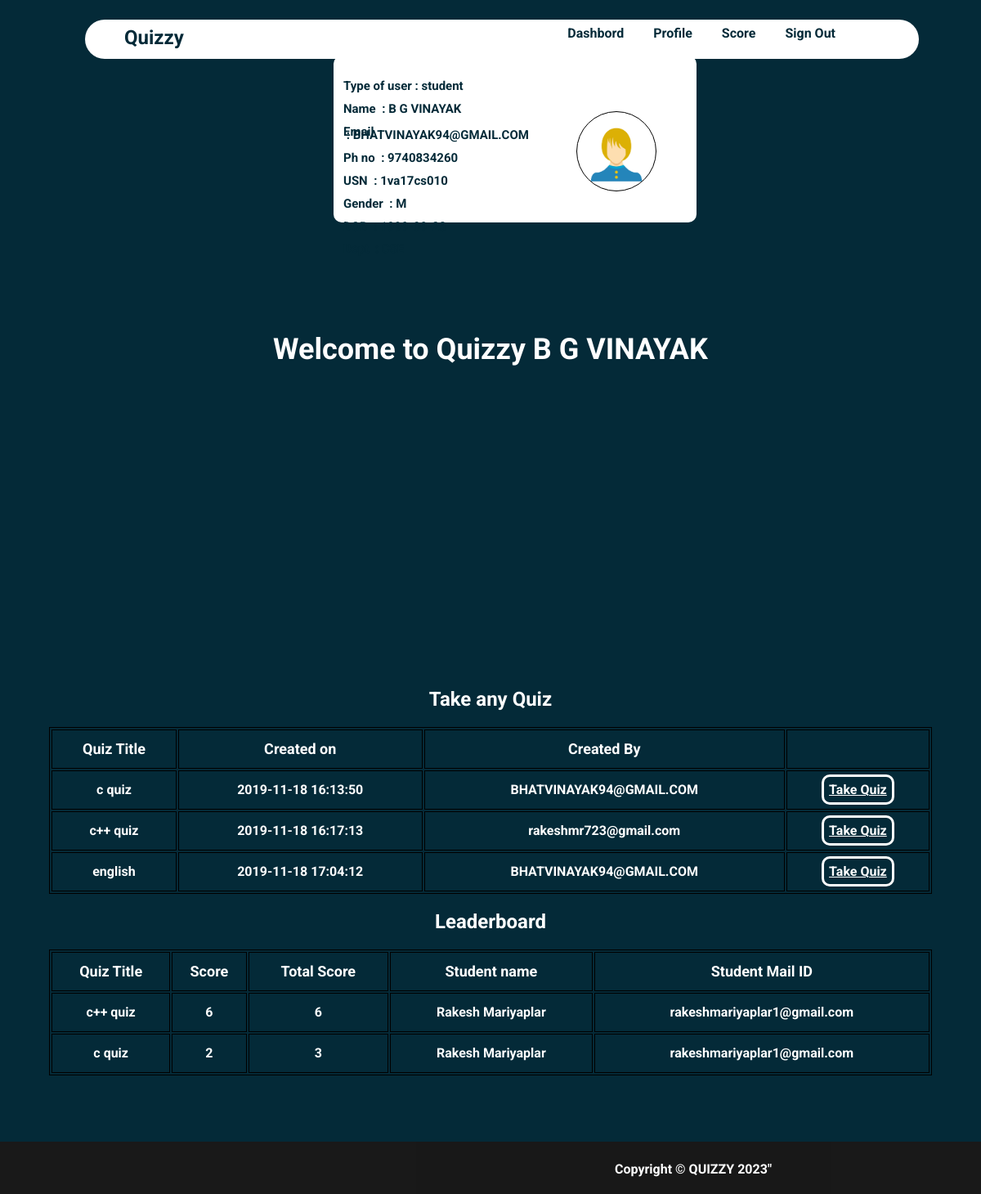
The app's page /homestud.php (signed in), older data.
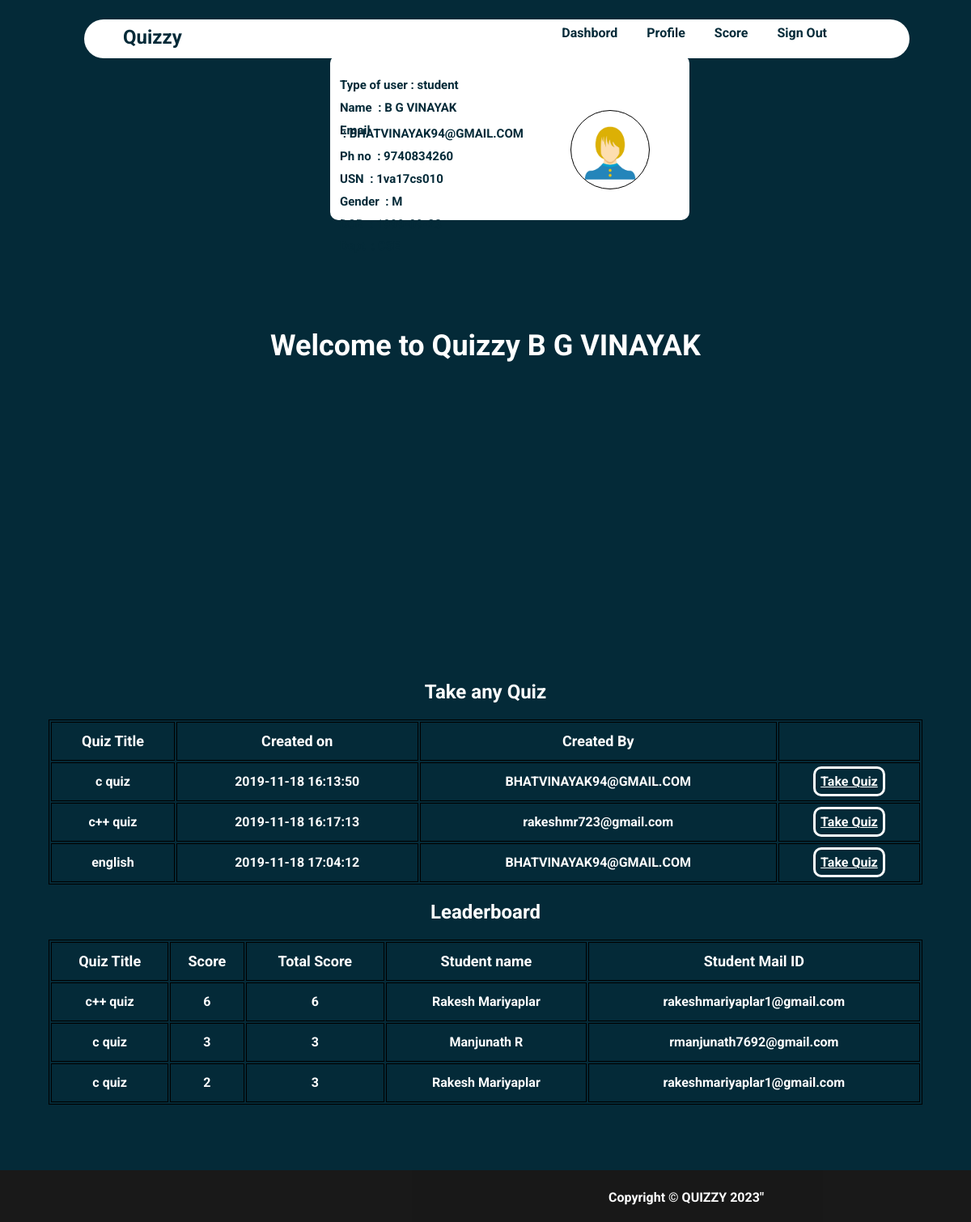
The same page, newer data.
### tables this page shows
CREATE TABLE IF NOT EXISTS `student` (
  `usn` varchar(10) NOT NULL,
  `name` varchar(20) NOT NULL,
  `mail` varchar(30) NOT NULL,
  `phno` varchar(10) NOT NULL,
  `gender` varchar(1) NOT NULL,
  `DOB` varchar(10) NOT NULL,
  `pw` varchar(200) NOT NULL,
  `dept` varchar(3) DEFAULT NULL,
  PRIMARY KEY (`mail`),
  UNIQUE KEY `mail` (`mail`),
  UNIQUE KEY `phno` (`phno`),
  UNIQUE KEY `usn` (`usn`),
  KEY `dept` (`dept`)
);

CREATE TABLE IF NOT EXISTS `quiz` (
  `quizid` int NOT NULL AUTO_INCREMENT,
  `quizname` varchar(20) NOT NULL,
  `date_created` timestamp NOT NULL DEFAULT CURRENT_TIMESTAMP,
  `mail` varchar(30) DEFAULT NULL,
  PRIMARY KEY (`quizid`),
  KEY `mail` (`mail`)
);

CREATE TABLE IF NOT EXISTS `score` (
  `slno` int NOT NULL AUTO_INCREMENT,
  `score` int NOT NULL,
  `quizid` int NOT NULL,
  `mail` varchar(30) DEFAULT NULL,
  `totalscore` int DEFAULT NULL,
  `remark` varchar(20) DEFAULT NULL,
  PRIMARY KEY (`slno`),
  KEY `quizid` (`quizid`),
  KEY `mail` (`mail`)
);

### homestud.php (the view, shortened to what this page needs)
<html>
<head>
</head>
<?php
require_once 'sql.php';
                $conn = mysqli_connect($servername, $username, $password, $dbname);if (!$conn) {
    echo "<script>alert(\"Database error retry after some time !\")</script>";
}
?>
<body style="color: #fff !important;font-weight:bolder;margin: 0 !important;font-weight: bolder !important;font-family: 'Roboto', sans-serif;">
    <div style="background-color: #042A38;height:auto;">
        <div class="navbar" style="display: grid;width: 85%;height:3rem;color:#042A38;position:fixed;border-radius:10rem;margin-top:1.5rem;margin-left:6.5rem;">
        <section style="margin-left: 3rem;display:grid;padding-top: 8px;padding-bottom: 3px; font-size: 1.5rem;">Quizzy</section>
            <ul style="display: inline-flex;padding: 0 !important;margin-top: 0;float: right;right: 10rem;top:0.8rem;position: fixed;width: 50vw;">
                <li onclick="dash()">Dashbord</li>
                <li onclick="prof()">Profile</li>
                <li onclick="score()">Score</li>
                <li onclick="lo()">Sign Out</li>
            </ul>
        </div><br><br>
        <?php
        $type1 = $_SESSION["type"];
        $username1 = $_SESSION["username"];
        $sql = "select * from " . $type1 . " where mail='{$username1}'";
        $res =   mysqli_query($conn, $sql);
        if ($res == true) {
            global $dbmail, $dbpw;
            while ($row = mysqli_fetch_array($res)) {
                $dbmail = $row['mail'];
                $dbname = $row['name'];
                $dbusn = $row['usn'];
                $dbphno = $row['phno'];
                $dbgender = $row['gender'];
                $dbdob = $row['DOB'];
                $dbdept = $row['dept'];
            }
        }
        ?>
        <center><section style="width:100vw;height:20rem;margin:0vw;margin-top:23rem;font-size:3vw;">Welcome to Quizzy&nbsp;<?php echo $dbname ?></section></center>
        <section style="color:#fff !important"><br><br><br><br><br>
        <?php
            $sql ="select * from quiz";
            $res=mysqli_query($conn,$sql);
            if($res)
            {
                echo "<center><h1 style=\"font-size:2vw;\">Take any Quiz</h1></center>";
                echo "<center><table><thead><tr><td>Quiz Title</td><td>Created on</td><td>Created By</td><td>  </td></tr></thead>";
                while ($row = mysqli_fetch_assoc($res)) {
                    echo "<tr><td>".$row["quizname"]."</td><td>".$row["date_created"]."</td><td>".$row["mail"]."</td><td><a id=\"tq\" href='takeq.php?qid=".$row['quizid']."'>Take Quiz</button></tr>";
                }
                echo "</table></center>";
            }
            ?>
        </section>
        <section class="prof" id="prof" style="display: grid;color:#042A38;">
        <div class="container1">
                <p><b>Type of user&nbsp;:&nbsp;<?php echo $type1 ?></b></p>
                <p><b>Name &nbsp;:&nbsp;<?php echo $dbname ?></b></p>
                <p><b>Email &nbsp;:&nbsp;<?php echo $dbmail ?></b></p>
                <p><b>Ph no &nbsp;:&nbsp;<?php echo $dbphno ?></b></p>
                <p><b>USN &nbsp;:&nbsp;<?php echo $dbusn ?></b></p>
                <p><b>Gender &nbsp;:&nbsp;<?php echo $dbgender ?></b></p>
                <p><b>DOB &nbsp;:&nbsp;<?php echo $dbdob ?></b></p>
                <p><b>Dept &nbsp;:&nbsp;<?php echo $dbdept ?></b></p>
        </div>
        <div class="container2">
            <img src=" images/user.png">
        </div>
        </section>
            <section style="color:#fff !important">
            <?php
            $sql="call leaderboard;";
            $res=mysqli_query($conn,$sql);
            if($res)
            {
                echo "<center><h1 style=\"font-size: 2vw\">Leaderboard</h1></center>";
                echo "<table id=\"le\"><thead><tr><td>Quiz Title</td><td>Score</td><td>Total Score</td><td>Student name</td><td>Student Mail ID</td></tr></thead>";
                while ($row = mysqli_fetch_assoc($res)) {
                    echo "<tr><td>".$row["quizname"]."</td><td>".$row["score"]."</td><td>".$row["totalscore"]."</td><td>".$row["name"]."</td><td>".$row["mail"]."</td></tr>";
                }
                echo "</table><br><br><br>";
            }
            else{
                echo mysqli_error($conn);
            }
            ?>
        </section>
    </div>
    <?php require("footer.php");?>
</body>
</html>

### footer.php (shortened to what this page needs)
<footer class="footer" style= "background: black; opacity: 0.9;  font-size: 1rem; height: 4rem;display:flex;">
    <div class="footer_copyright" style=" text-align: center;position:absolute; margin-left:47rem;" >
             <p>Copyright &copy; QUIZZY 2023" </p>
    </div>
</footer>

### homestud.php (style rules this page uses)
li { margin: 1.5vw; font-size: 1rem !important; }
ul { list-style: none; width: auto !important; font-weight: 2vw !important; }
.navbar { background-color: white !important; font-size: 1.5vw !important; position: fixed; }
a { text-decoration: none; color: #fff; }
.prof { top: 5vw; position: fixed; width: 35vw !important; height:15vw !important; margin-left: 34vw !important; margin-right: 20vw !important; background-color: #fff !important; border-radius: 10px; margin-top: 0.5rem; z-index: 1; padding: 1vw; padding-left: 1vw; display: grid; grid-template-columns: repeat(2, 1fr); gap: 10px; }
img { width: 100%; display:block; object-fit: cover; }
.container1 { color: #042A38; font-size:15px; line-height: 0.3rem; grid-column:1; }
.container2 { width:6rem; height:6rem; border-radius: 50%; overflow: hidden; margin-left: 3rem; margin-top: 3.5rem; border: 0.1rem solid black; grid-column: 2; }
table { width: 90vw; margin-left: 5vw; margin-right: 5vw; align-content: center; border: 1px solid black; }
thead { font-weight:900; font-size: 1.5vw; }
td { width: auto; border: 1px solid black; text-align: center; height: 4vw; font-weight: bold; }
#tq { text-decoration: underline; border: 3px solid #fff; padding: 0.5vw; border-radius: 10px; }
#le { margin-bottom: 2vw; }

### footer.php (style rules this page uses)
p { padding-top: 0.5rem; }

Row changes from the older to the newer data that the page shows:
added score: quizid.quizname "c quiz", score "3", totalscore "3", mail.name "Manjunath R", mail "rmanjunath7692@gmail.com"
